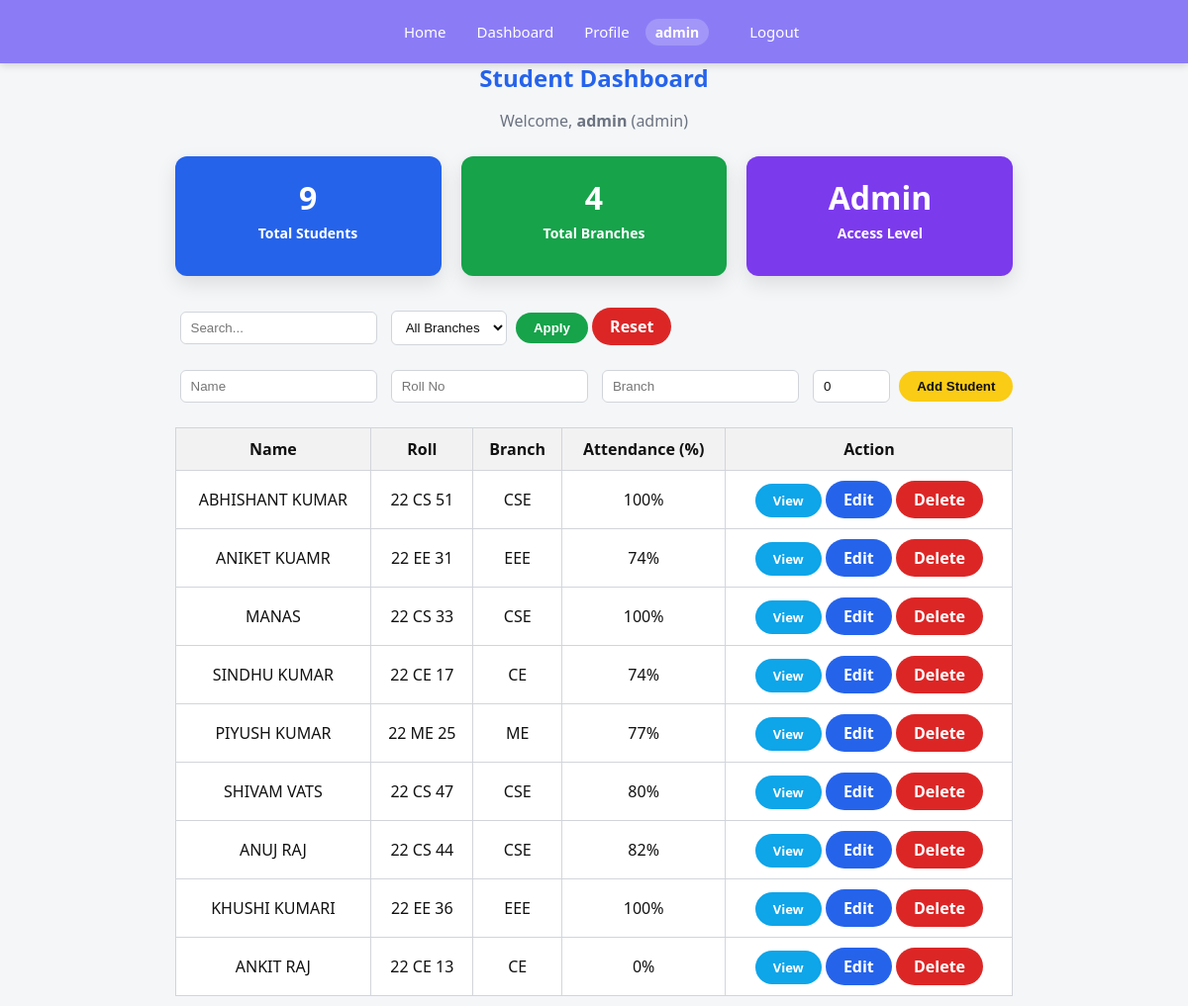
Before: /dashboard (signed in) with the older database file.
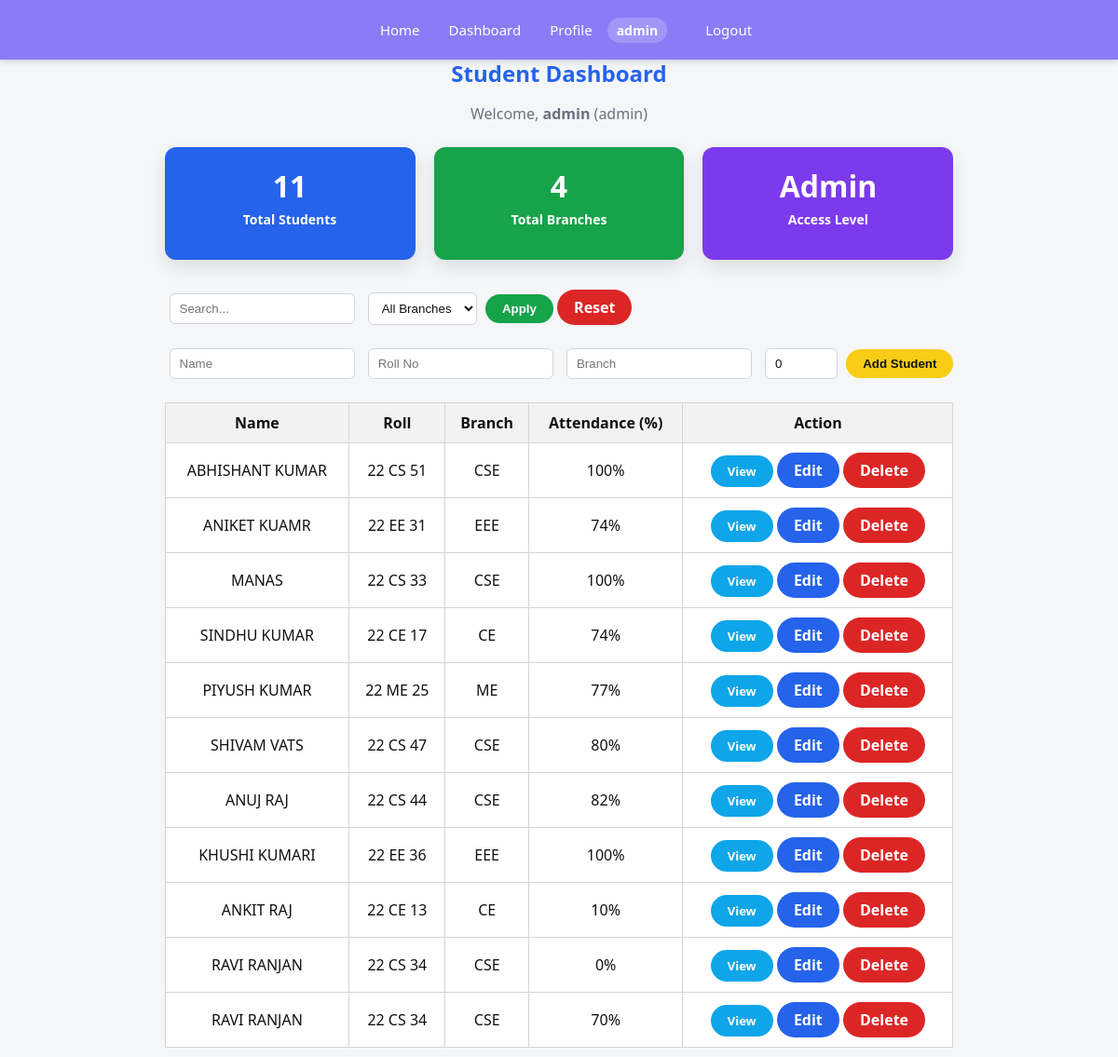
After: the same page with the newer database file.
### tables this page shows
CREATE TABLE students(
            name TEXT,
            roll TEXT PRIMARY KEY,
            branch TEXT
        , attendance INTEGER DEFAULT 0);

### routes/student_routes.py (the view, shortened to what this page needs)
@student_bp.route("/dashboard", methods=["GET", "POST"])
def index():
    if "user" not in session:
        return redirect(url_for("auth.login"))
    search = request.args.get("search", "").lower()
    branch_filter = request.args.get("branch", "ALL")
    students = db.fetch_students()  # (name, roll, branch, attendance)
    if branch_filter != "ALL":
        students = [s for s in students if s[2] == branch_filter]
    branches = sorted({s[2] for s in db.fetch_students()})
    total_students = len(students)
    total_branches = len(set(s[2] for s in students))
    return render_template(
        "index.html",
        students=students,
        edit_student=None,
        branches=branches,
        total_students=total_students,
        total_branches=total_branches
    )

### models/student_model.py (called while the page is built)
def get_connection():
    return sqlite3.connect(DB_PATH, timeout=10, check_same_thread=False)

def fetch_students():
    conn = get_connection()
    cur = conn.cursor()
    cur.execute("SELECT name, roll, branch, attendance FROM students")
    rows = cur.fetchall()
    conn.close()
    return rows

### templates/index.html (shortened to what this page needs)
{% extends "base.html" %}
{% block content %}
<div class="container">
    <h2 class="dashboard-title">Student Dashboard</h2>
    <p class="dashboard-sub">
        Welcome, <b>{{ session.get("user") }}</b>
        ({{ session.get("role") }})
    </p>
    {% if session.get("role") == "admin" %}
    <div class="stats-grid">
        <div class="stat-card blue">
            <h3>{{ total_students }}</h3>
            <p>Total Students</p>
        </div>
        <div class="stat-card green">
            <h3>{{ total_branches }}</h3>
            <p>Total Branches</p>
        </div>
        <div class="stat-card purple">
            <h3>Admin</h3>
            <p>Access Level</p>
        </div>
    </div>
    {% endif %}
    <form method="get" class="toolbar">
        <input name="search" placeholder="Search..."
               value="{{ request.args.get('search','') }}">
        <select name="branch">
            <option value="ALL">All Branches</option>
        </select>
        <button class="btn btn-apply">Apply</button>
        <a href="/dashboard" class="btn btn-reset">Reset</a>
    </form>
    {% if session.get("role") == "admin" %}
    <form method="post" action="/dashboard" class="form">
        <input name="name" placeholder="Name"
               value="{{ edit_student[0] if edit_student else '' }}" required>
        <input name="roll" placeholder="Roll No"
               value="{{ edit_student[1] if edit_student else '' }}"
               {% if edit_student %}readonly{% endif %} required>
        <input name="branch" placeholder="Branch"
               value="{{ edit_student[2] if edit_student else '' }}" required>
        <input type="number" name="attendance"
               placeholder="Attendance %"
               min="0" max="100"
               value="{{ edit_student[3] if edit_student else 0 }}"
               required>
        {% if edit_student %}
            <input type="hidden" name="is_edit" value="1">
            <button class="btn btn-apply">Update</button>
            <a href="/dashboard" class="btn btn-reset">Cancel</a>
        {% else %}
            <button class="btn btn-add">Add Student</button>
        {% endif %}
    </form>
    {% endif %}
    <table>
        <tr>
            <th>Name</th>
            <th>Roll</th>
            <th>Branch</th>
            <th>Attendance (%)</th>
            <th>Action</th>
        </tr>
        {% for s in students %}
        <tr>
            <td>{{ s[0] }}</td>
            <td>{{ s[1] }}</td>
            <td>{{ s[2] }}</td>
            <td>{{ s[3] }}%</td>
            <td>
                <a href="/student/{{ s[1] }}" class="btn btn-view">View</a>
                {% if session.get("role") == "admin" %}
                    <a href="/edit/{{ s[1] }}" class="btn btn-edit">Edit</a>
                    <a href="/delete/{{ s[1] }}" class="btn btn-delete"
                       onclick="return confirm('Delete this student?')">
                       Delete
                    </a>
                {% endif %}
            </td>
        </tr>
        {% endfor %}
    </table>
</div>
{% endblock %}

### templates/base.html (shortened to what this page needs)
<!DOCTYPE html>
<html lang="en">
<head>
    <link rel="stylesheet" href="{{ url_for('static', filename='style.css') }}">
</head>
<body>
<div class="navbar">
  <div class="nav-container">
    <div class="nav-right">
      <a href="/" class="nav-link">Home</a>
      {% if session.get("user") %}
        <a href="/dashboard" class="nav-link">Dashboard</a>
        <a href="/profile" class="nav-link">Profile</a>
        <span class="nav-user">{{ session.get("user") }}</span>
        <a href="/logout" class="nav-link">Logout</a>
      {% else %}
        <a href="/login" class="nav-link">Login</a>
        <a href="/signup" class="nav-link">Register</a>
      {% endif %}
    </div>
  </div>
</div>
<main class="page-content">
    {% block content %}{% endblock %}
</main>
</body>
</html>

Changed rows visible on the page:
changed students "ANKIT RAJ": attendance "0" → "10"
added students: name "RAVI RANJAN", roll "22 CS 34", branch "CSE", attendance "0"
added students: name "RAVI RANJAN", roll "22 CS 34", branch "CSE", attendance "70"
Other visible differences:
{{ total_students }}: "9" → "11"
